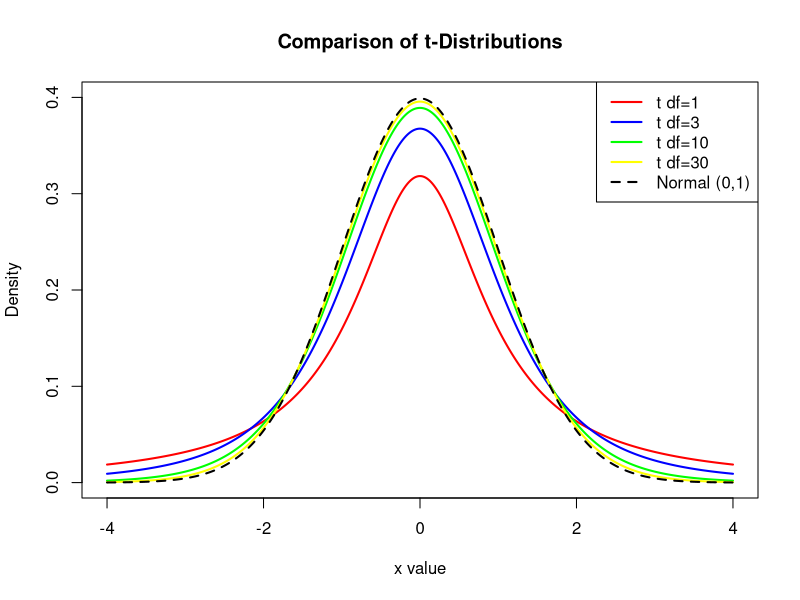
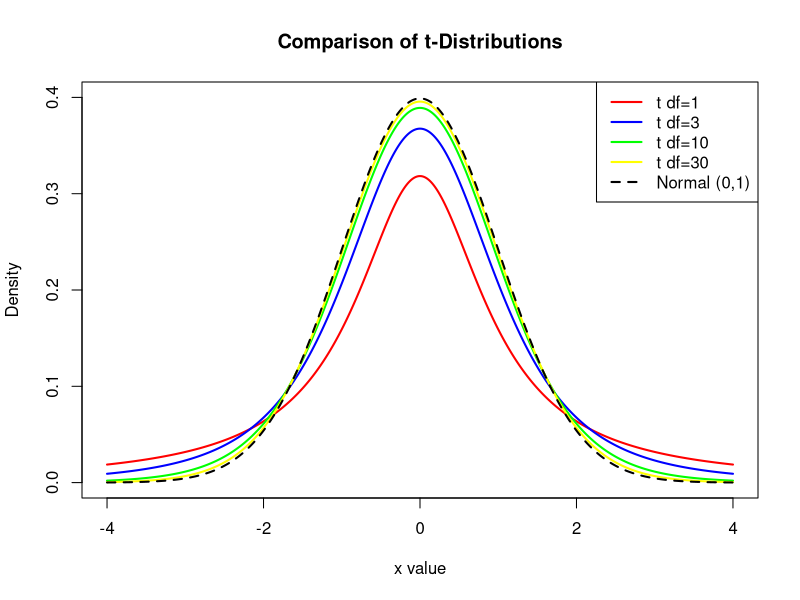

Write the R code that produced these figures, in order.
## ---- chunk 1
#| fig-height: 9

# Set up the x-axis values
x <- seq(-4, 4, length = 1000)

# Compute the densities for the t-distributions
y_t1 <- dt(x, df = 1)
y_t3 <- dt(x, df = 3)
y_t10 <- dt(x, df = 10)
y_t30 <- dt(x, df = 30)

# Compute the density for the standard normal distribution
y_norm <- dnorm(x, mean = 0, sd = 1)

# Plot the density for t-distribution with 1 degree of freedom
plot(x, y_t1, type = "l", col = "red", lwd = 2, ylim = c(0, 0.4),
     main = "Comparison of t-Distributions",
     xlab = "x value", ylab = "Density")

# Add the density for t-distribution with 3 degrees of freedom
lines(x, y_t3, col = "blue", lwd = 2)

# Add the density for t-distribution with 10 degrees of freedom
lines(x, y_t10, col = "green", lwd = 2)

# Add the density for t-distribution with 30 degrees of freedom
lines(x, y_t30, col = "yellow", lwd = 2)

# Add the density for the standard normal distribution
lines(x, y_norm, col = "black", lwd = 2, lty = 2)

# Add a legend
legend("topright", legend = c("t df=1", "t df=3", "t df=10", "t df=30", "Normal (0,1)"),
       col = c("red", "blue", "green", "yellow", "black"), lwd = 2, lty = c(1, 1, 1, 1, 2))

## ---- chunk 2
#| fig-height: 9

# Set up the x-axis values
x <- seq(-4, 4, length = 1000)

# Compute the densities for the t-distributions
y_t1 <- dt(x, df = 1)
y_t3 <- dt(x, df = 3)
y_t10 <- dt(x, df = 10)
y_t30 <- dt(x, df = 30)

# Compute the density for the standard normal distribution
y_norm <- dnorm(x, mean = 0, sd = 1)

# Plot the density for t-distribution with 1 degree of freedom
plot(x, y_t1, type = "l", col = "red", lwd = 2, ylim = c(0, 0.4),
     main = "Comparison of t-Distributions",
     xlab = "x value", ylab = "Density")

# Add the density for t-distribution with 3 degrees of freedom
lines(x, y_t3, col = "blue", lwd = 2)

# Add the density for t-distribution with 10 degrees of freedom
lines(x, y_t10, col = "green", lwd = 2)

# Add the density for t-distribution with 30 degrees of freedom
lines(x, y_t30, col = "yellow", lwd = 2)

# Add the density for the standard normal distribution
lines(x, y_norm, col = "black", lwd = 2, lty = 2)

# Add a legend
legend("topright", legend = c("t df=1", "t df=3", "t df=10", "t df=30", "Normal (0,1)"),
       col = c("red", "blue", "green", "yellow", "black"), lwd = 2, lty = c(1, 1, 1, 1, 2))

